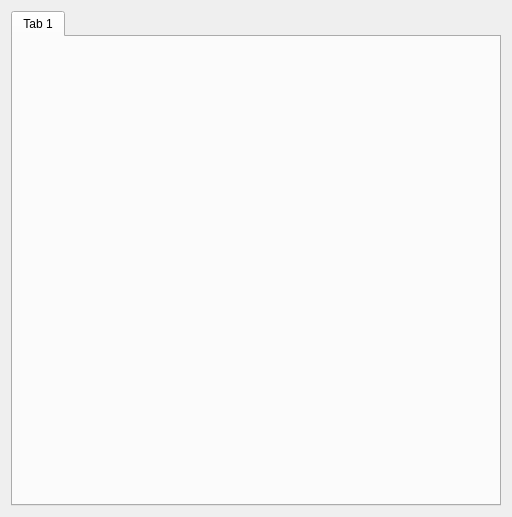
<?xml version="1.0" encoding="UTF-8"?>
<ui version="4.0">
 <class>MainWindowContentClass</class>
 <widget class="QWidget" name="MainWindowContentClass">
  <property name="windowModality">
   <enum>Qt::NonModal</enum>
  </property>
  <property name="geometry">
   <rect>
    <x>0</x>
    <y>0</y>
    <width>512</width>
    <height>517</height>
   </rect>
  </property>
  <property name="sizePolicy">
   <sizepolicy hsizetype="Fixed" vsizetype="Preferred">
    <horstretch>0</horstretch>
    <verstretch>0</verstretch>
   </sizepolicy>
  </property>
  <layout class="QVBoxLayout" name="verticalLayout_2">
   <item>
    <widget class="QTabWidget" name="tabWidget_stages">
     <widget class="QWidget" name="tab">
      <attribute name="title">
       <string>Tab 1</string>
      </attribute>
     </widget>
    </widget>
   </item>
  </layout>
 </widget>
 <layoutdefault spacing="6" margin="11"/>
 <resources/>
 <connections/>
</ui>
